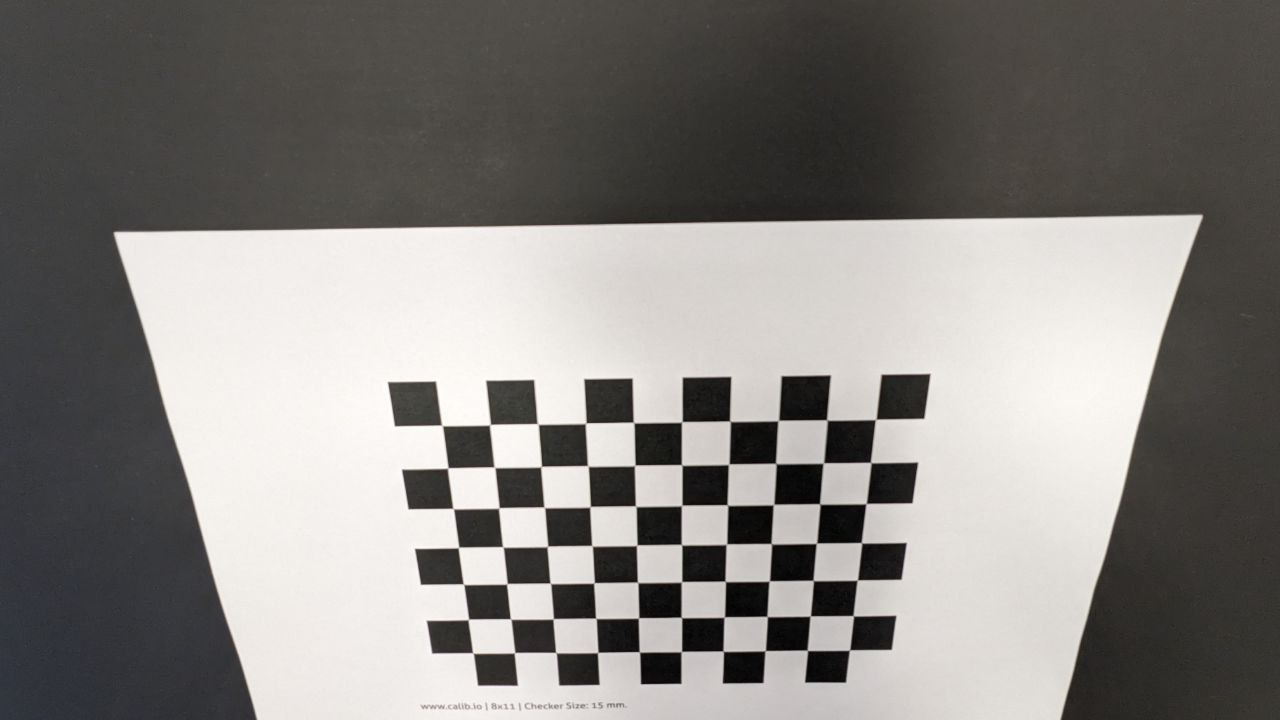
#> input picture exercises/media/checker/photo_10_2024-03-01_15-37-16.jpg, 1280 x 720 px; its folder holds only this picture in this run
$ jupyter execute --allow-errors ex5.ipynb   (shell and % lines are left out)
#> lines starting #> are read from the running program, lines starting #| are printed output that depends on the picture
### exercises/util_functions.py
"""
Utilty functions commonly used in exercises and quizzes.
"""
import cv2
import numpy as np
import itertools as it
import matplotlib.pyplot as plt


# Ex 1.7
# [18 lines left out: function point_line_distance, not called in this run]


# Ex 1.12
def Pi(ph):
    """
    Converts coordinates from homogeneous to inhomogeneous.

    Args:
        ph : (n+1)xm  np.array

    Returns:
        p : nxm np.array
    """
    p = ph[:-1] / ph[-1]  # divide by and remove last coordinate
    return p


# Ex 1.12
def PiInv(p):
    """
    Converts coordinates from inhomogeneous to homogeneous.

    Args:
        p : nxm np.array

    Returns:
        ph : (n+1)xm np.array
    """
    ph = np.vstack((p, np.ones(p.shape[1])))
    return ph


# [7 lines left out: function box3d, not called in this run]


def projection_matrix(K, R, t):
    """
    Create a projection matrix from camera parameters.

    Args:
        K : 3x3 np.array, intrinsic camera matrix
        R : 3x3 np.array, rotation matrix
        t : 3x1 np.array, translation matrix

    Returns:
        P : 3x4 np.array, projection matrix
    """
    if K.shape != (3, 3):
        raise ValueError("K must be a 3x3 matrix")
    if R.shape != (3, 3):
        raise ValueError("R must be a 3x3 matrix")
    if t.shape != (3, 1):
        raise ValueError("t must be a 3x1 matrix")

    P = K @ np.hstack((R, t))
    return P


# Ex 2.2
def project_points(K, R, t, Q, distCoeffs=[]):
    """
    Project 3D points in Q onto a 2D plane of a camera with distortion.

    Args:
        K : 3 x 3, intrinsic camera matrix
        R : 3 x 3, rotation matrix
        t: 3 x 1, translation matrix
        Q: 3 x n, 3D points matrix
        distCoeffs: [k3,k5,k7,...] distortion coefficients

    Returns:
        P : 2 x n, 2D points matrix
    """
    if Q.shape[0] != 3:
        raise ValueError("Q must be 3 x n")
    if K.shape != (3, 3):
        raise ValueError("K must be 3 x 3")
    if R.shape != (3, 3):
        raise ValueError("R must be 3 x 3")
    if t.shape != (3, 1):
        raise ValueError("t must be 3 x 1")

    Qh = PiInv(Q)  # 4 x n
    Rt = np.hstack((R, t))  # 3 x 4
    qh = Rt @ Qh  # 3 x n
    q = Pi(qh)  # 2 x n
    qd = distort(q, distCoeffs)  # 2 x n
    Ph = K @ PiInv(qd)  # 3 x n
    P = Pi(Ph)  # 2 x n
    return P


def camera_intrinsic(f, c, alpha=1, beta=0):
    """
    Create a camera intrinsic matrix

    Args:
        f : float, focal length
        c : 2D principal point (x,y)
        alpha : float, skew
        beta : float, aspect ratio

    Returns:
        K : 3x3 intrinsic camera matrix
    """
    K = np.array([[f, beta * f, c[0]], [0, alpha * f, c[1]], [0, 0, 1]])
    return K


# Ex 2.2
def distort(q, distCoeffs):
    """
    Apply distortion to a 2D point on the image plane

    Args:
        q : 2 x n, 2D points
        distCoeffs : list of distortion coefficients

    Returns:
        qd : 2 x n, distorted 2D points
    """
    r = np.sqrt((q[0]) ** 2 + (q[1]) ** 2)
    correction = 1
    for i in range(len(distCoeffs)):
        exp = 2 * (i + 1)
        correction += distCoeffs[i] * r**exp
    qd = q * correction
    return qd


# Ex 2.7
# [215 lines left out: functions normalize2d, hest, R, CrossOp, essential_matrix, fundamental_matrix and 1 more, not called in this run]


# Ex 3.11
def triangulate(q_list, P_list):
    """
    Triangulate a single 3D point seen by n cameras.

    Args:
        q_list : nx2x1 list of 2x1 pixel points
        P_list : nx3x4, list of 3x4 camera projection matrices

    Returns:
        Q : 3x1 vector, 3D point
    """
    B = []  # 2n x 4 matrix
    for i in range(len(P_list)):
        qi = q_list[i]
        P_i = P_list[i]
        B.append(P_i[2] * qi[0] - P_i[0])
        B.append(P_i[2] * qi[1] - P_i[1])
    B = np.array(B)
    U, S, Vt = np.linalg.svd(B)
    Q = Vt[-1, :-1] / Vt[-1, -1]
    Q = Q.reshape(3, 1)
    return Q


# Ex 4.2
# [14 lines left out: function compute_rmse, not called in this run]


# Ex 4.3
def checkerboard_points(n, m):
    """
    Generate 3D points of a checkerboard with n x m squares.

    Returns:
        points : 3 x (n*m) array of 3D points
    """
    points = np.array(
        [
            (
                i - (n - 1) / 2,
                j - (m - 1) / 2,
                0,
            )
            for i in range(n)
            for j in range(m)
        ],
    ).T
    return points


# Ex 4.5
# [275 lines left out: functions estimate_homographies, form_vi, estimate_b, estimate_intrinsics, estimate_extrinsics, calibrate_camera and 5 more, not called in this run]

### exercises/ex5.ipynb
# Exercise 5

[cell 1]
import cv2
import os
import numpy as np
from util_functions import (
    Pi,
    PiInv,
    camera_intrinsic,
    projection_matrix,
    project_points,
    triangulate,
    checkerboard_points,
    calibrate_camera,
)
from matplotlib import pyplot as plt

[cell 2]
# Ex 5.1
K = camera_intrinsic(700, (600, 400))
t1 = np.array([[0, 0, 1]]).T
t2 = np.array([[0, 0, 20]]).T
P1 = projection_matrix(K, np.eye(3), t1)
P2 = projection_matrix(K, np.eye(3), t2)
print(f"P1:\n{P1}")
print(f"P2:\n{P2}")

[cell 3]
Q = np.array([[1, 1, 0]]).T
q1 = Pi(P1 @ PiInv(Q))
q2 = Pi(P2 @ PiInv(Q))
print(f"q1:\n{q1}")
print(f"q2:\n{q2}")

[cell 4]
# Same results using project_points().
q1 = project_points(K, np.eye(3), t1, Q)
q2 = project_points(K, np.eye(3), t2, Q)
print(f"q1:\n{q1}")
print(f"q2:\n{q2}")

[cell 5]
# Ex 5.2
# Add errors to projections to simulate noise
q1_til = q1 + np.array([[1, -1]]).T
q2_til = q2 + np.array([[1, -1]]).T

Q_til = triangulate([q1_til, q2_til], [P1, P2])
print(f"Q_til:\n{Q_til}")  # close to Q

# Find error between Q and Q_til
error = np.sqrt(np.sum((Q - Q_til) ** 2))
print(f"Error: {error}")

[cell 6]
# Ex 5.3
# Triangulation using non-linear optimization


def triangulate_nonlin(q_list, P_list):
    """
    Nonlienar triangulation of a single 3D point seen by n cameras.

    Args:
        q_list : nx2x1 list of 2x1 pixel points
        P_list : nx3x4, list of 3x4 camera projection matrices

    Returns:
        Q : 3x1 vector, 3D point
    """

    def compute_residuals(Q):
        """
        Helper function.

        Args:
            Q : 3-vector, 3D point (parameters to optimize)

        Returns:
            residuals : 2n-vector, residuals
                        (numbers to minimize sum of squares)
        """
        Q = Q.reshape(-1, 1)
        Qh = PiInv(Q)
        residuals = np.zeros(2 * len(q_list))
        # Compute difference in projection
        for i, q in enumerate(q_list):
            projected_2D = Pi(P_list[i] @ Qh)
            res = (q - projected_2D).reshape(
                -1
            )  # least_squares() expects 1D array
            residuals[2 * i : 2 * (i + 1)] = res
        return residuals

    # Initial guess
    x0 = triangulate(q_list, P_list)  # 3x1
    x0 = x0.reshape(-1)  # least_squares() expects 1D array

    # Least squares optimization
    from scipy.optimize import least_squares

    result = least_squares(compute_residuals, x0)
    return result.x

[cell 7]
# Ex 5.4
# using triangulate_nonlin()
Q_til_nonlin = triangulate_nonlin([q1_til, q2_til], [P1, P2])
Q_til_nonlin = Q_til_nonlin.reshape(-1, 1)
print(f"Q_til_nonlin:\n{Q_til_nonlin}")  # close to Q

# Compute error
error_nonlin = np.sqrt(np.sum((Q - Q_til_nonlin) ** 2))
print(f"Error non-linear: {error_nonlin}")

[cell 8]
# Ex 5.6
# Load images
folder_path = "media/checker"
images = []
img_names = []

# Iterate over all files in the folder
for filename in os.listdir(folder_path):
    # Check if the file is an image
    if filename.endswith(".jpg") or filename.endswith(".png"):
        # Read the image and append it to the list
        image_path = os.path.join(folder_path, filename)
        image = cv2.imread(image_path)
#> image is the input picture: shape (720, 1280, 3); mean B, G, R 127.4, 130.5, 133.3
        # Check correct landscape orientation for my phone
        if image.shape != (720, 1280, 3):
            print(f"Image {filename} has wrong shape: {image.shape}")
        images.append(image)
        img_names.append(filename)

# Print the list of images
print(f"{len(images)} images have been loaded.")
#| 1 images have been loaded.

[cell 9]
# Ex 5.7
# Check quality of images

# Test findChessboardCorners() on an 'easy' image
top_view_path = "media/checker/top.jpg"
top_view = cv2.imread(top_view_path)
#> (the rest of this cell did not finish here and is left out)

[cell 10]
# Run findChessboardCorners() on all images
passed_idx = []
for i, im in enumerate(images):
    im_small = cv2.resize(im, None, fx=0.25, fy=0.25)
    out = cv2.findChessboardCorners(im_small, (7, 10))

    if out != (False, None):
        passed_idx.append(i)
    else:
        print(f"Failed to find corners in {img_names[i]}")
        continue
    # Draw the corners
    im_corners = im_small.copy()
    cv2.drawChessboardCorners(im_corners, (7, 10), out[1], out[0])

    # cv2.imshow() crashes in Jupyter
    %matplotlib inline
    plt.figure()
    plt.title(img_names[i])
    plt.imshow(cv2.cvtColor(im_corners, cv2.COLOR_BGR2RGB))
#> this loop made 1 pass
#> pass 1, `im_small = cv2.resize(im, None, fx=0.25, fy=0.25)`:
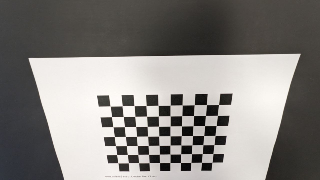
#> im_small: shape (180, 320, 3); mean B, G, R 127.5, 130.6, 133.4
#> after the loop:
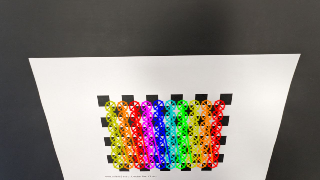
#> im_corners: shape (180, 320, 3); mean B, G, R 123.3, 129.5, 136.3
#> after the loop, passed_idx = [0]

[cell 11]
# Ex 5.8
# Calibrate camera using the images with found corners
checker_size = 15  # mm
Q_omega = checkerboard_points(7, 10)  # corner points in 3D
Q_omega = Q_omega * checker_size / 1000  # 15mm between corners
print(f"Q_omega:\n{Q_omega}")
#| Q_omega:
#| [[-0.045  -0.045  -0.045  -0.045  -0.045  -0.045  -0.045  -0.045  -0.045
#|   -0.045  -0.03   -0.03   -0.03   -0.03   -0.03   -0.03   -0.03   -0.03
#|   -0.03   -0.03   -0.015  -0.015  -0.015  -0.015  -0.015  -0.015  -0.015
#|   -0.015  -0.015  -0.015   0.      0.      0.      0.      0.      0.
#|    0.      0.      0.      0.      0.015   0.015   0.015   0.015   0.015
#> (further printed lines are left out)

[cell 12]
# Check order of points from checkerboard_points(n, m) matches with the
# order that they are returned by cv2.findChessboardCorners

# Test findChessboardCorners() on an 'easy' image
top_view_path = "media/checker/top.jpg"
top_view = cv2.imread(top_view_path)
#> (the rest of this cell did not finish here and is left out)

[cell 13]
# Calibrate camera
qs = []  # stores corner points from each image
for i in passed_idx:
    passed_im = images[i]
    im_small = cv2.resize(passed_im, None, fx=0.25, fy=0.25)
    out = cv2.findChessboardCorners(im_small, (7, 10))
    # out[1]: 70x1x2 array of pixel points
    q = out[1].squeeze().T  # (2,70)
    qs.append(q)
#> after the loop, qs = 1 item
qs = np.array(qs)  # (n, 2, 70)

#> (the rest of this cell did not finish here and is left out)

[cell 14]
# Ex 5.9

$ run again, on exercises/media/checker/photo_14_2024-03-01_15-37-16.jpg
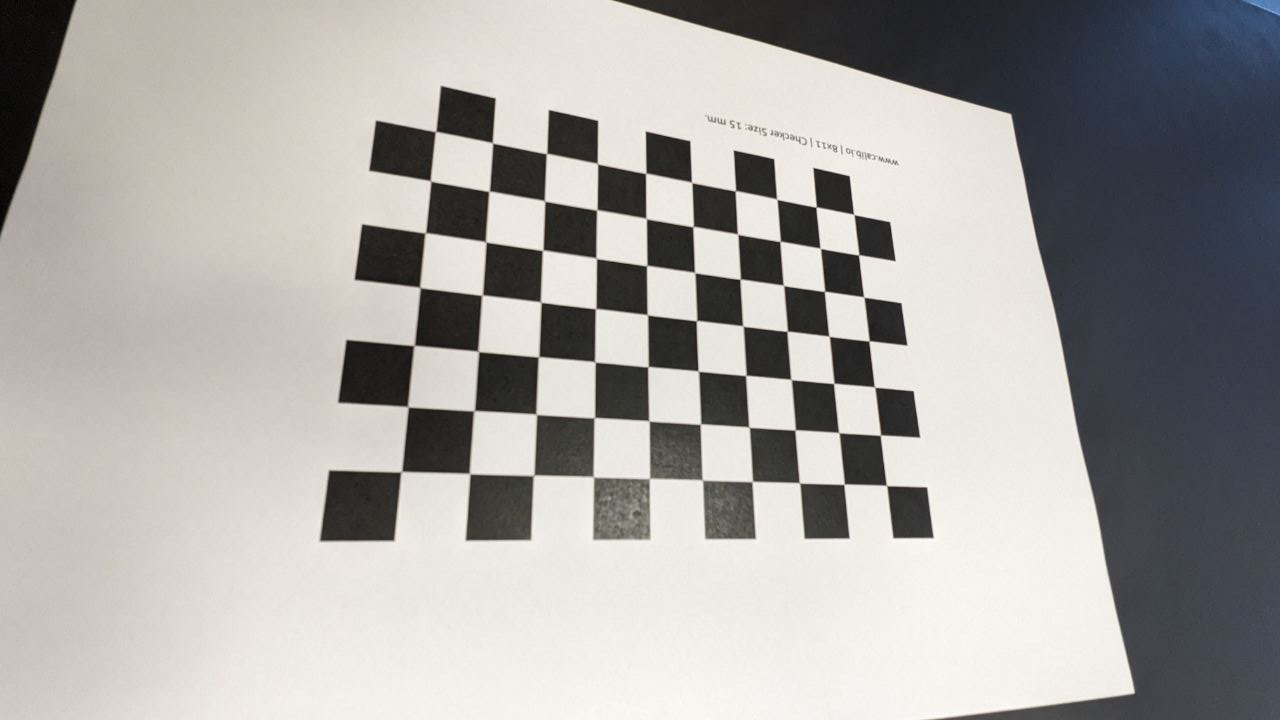
#> input picture exercises/media/checker/photo_14_2024-03-01_15-37-16.jpg, 1280 x 720 px
#> image is the input picture: shape (720, 1280, 3); mean B, G, R 162.9, 165.2, 167.7
#| 1 images have been loaded.
#> the loop `for i, im in enumerate(images):` made 1 pass
#> pass 1, `im_small = cv2.resize(im, None, fx=0.25, fy=0.25)`:
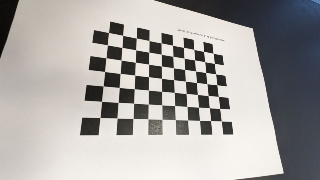
#> im_small: shape (180, 320, 3); mean B, G, R 163.1, 165.3, 167.9
#> after the loop `for i, im in enumerate(images):`:
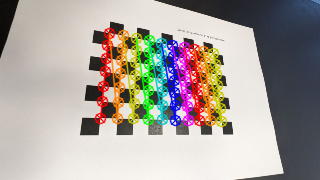
#> im_corners: shape (180, 320, 3); mean B, G, R 157.1, 162.8, 169.8
#> after the loop `for i, im in enumerate(images):`: passed_idx = [0]
#| Q_omega:
#| [[-0.045  -0.045  -0.045  -0.045  -0.045  -0.045  -0.045  -0.045  -0.045
#|   -0.045  -0.03   -0.03   -0.03   -0.03   -0.03   -0.03   -0.03   -0.03
#|   -0.03   -0.03   -0.015  -0.015  -0.015  -0.015  -0.015  -0.015  -0.015
#|   -0.015  -0.015  -0.015   0.      0.      0.      0.      0.      0.
#|    0.      0.      0.      0.      0.015   0.015   0.015   0.015   0.015
#> (further printed lines are left out)
#> the loop `for i in passed_idx:` made 1 pass
#> after the loop `for i in passed_idx:`: qs = 1 item

$ run again, on exercises/media/checker/photo_15_2024-03-01_15-37-16.jpg
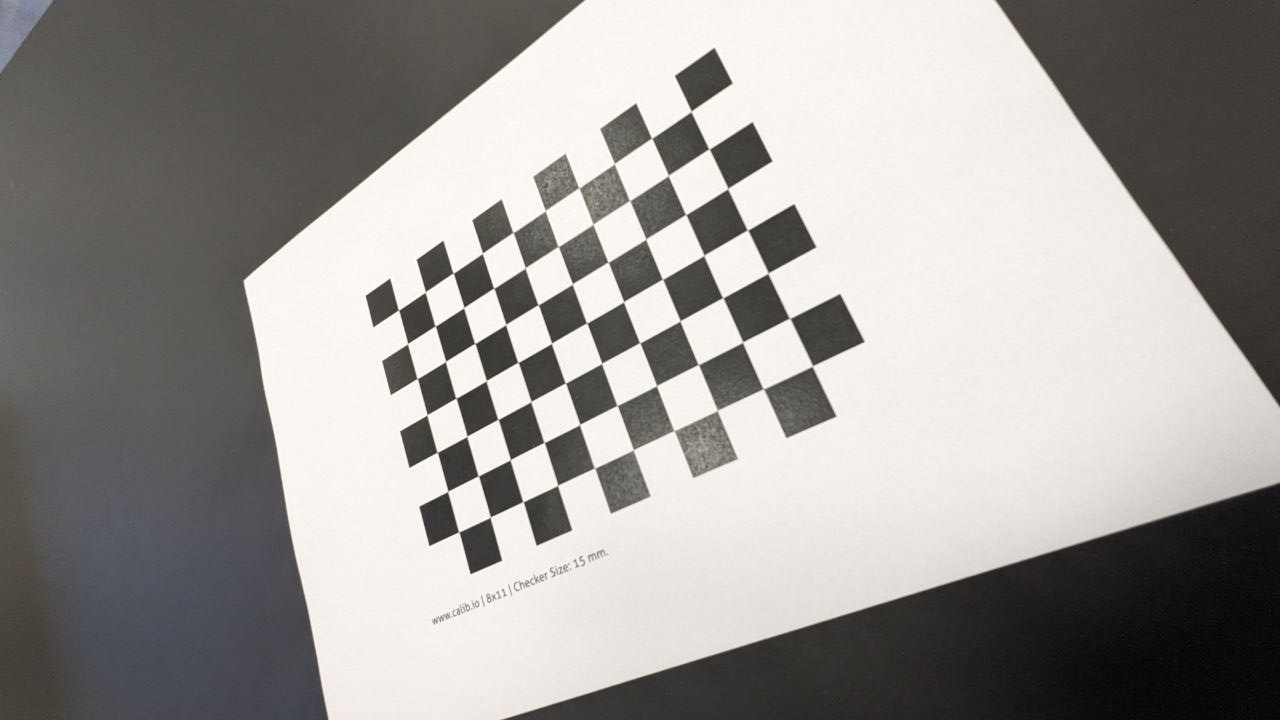
#> input picture exercises/media/checker/photo_15_2024-03-01_15-37-16.jpg, 1280 x 720 px
#> image is the input picture: shape (720, 1280, 3); mean B, G, R 150, 153.3, 155.8
#| 1 images have been loaded.
#> the loop `for i, im in enumerate(images):` made 1 pass
#> pass 1, `im_small = cv2.resize(im, None, fx=0.25, fy=0.25)`:
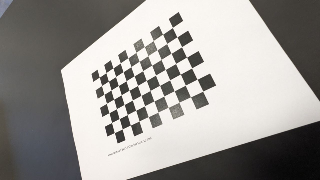
#> im_small: shape (180, 320, 3); mean B, G, R 150.1, 153.5, 155.9
#> after the loop `for i, im in enumerate(images):`:
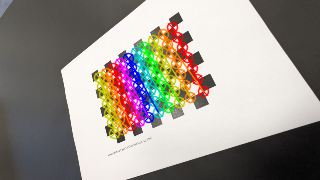
#> im_corners: shape (180, 320, 3); mean B, G, R 143, 149.6, 155.9
#> after the loop `for i, im in enumerate(images):`: passed_idx = [0]
#| Q_omega:
#| [[-0.045  -0.045  -0.045  -0.045  -0.045  -0.045  -0.045  -0.045  -0.045
#|   -0.045  -0.03   -0.03   -0.03   -0.03   -0.03   -0.03   -0.03   -0.03
#|   -0.03   -0.03   -0.015  -0.015  -0.015  -0.015  -0.015  -0.015  -0.015
#|   -0.015  -0.015  -0.015   0.      0.      0.      0.      0.      0.
#|    0.      0.      0.      0.      0.015   0.015   0.015   0.015   0.015
#> (further printed lines are left out)
#> the loop `for i in passed_idx:` made 1 pass
#> after the loop `for i in passed_idx:`: qs = 1 item

$ run again, on exercises/media/checker/photo_16_2024-03-01_15-37-16.jpg
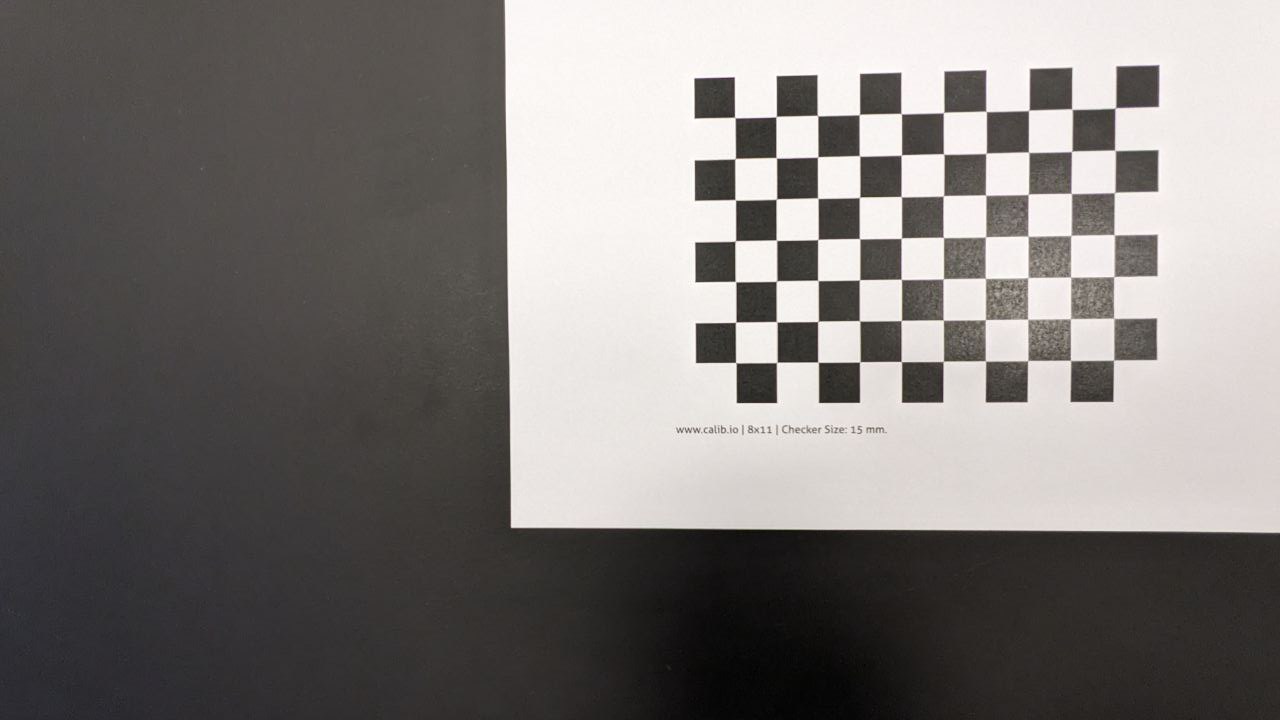
#> input picture exercises/media/checker/photo_16_2024-03-01_15-37-16.jpg, 1280 x 720 px
#> image is the input picture: shape (720, 1280, 3); mean B, G, R 120.4, 122.4, 126.4
#| 1 images have been loaded.
#> the loop `for i, im in enumerate(images):` made 1 pass
#> pass 1, `im_small = cv2.resize(im, None, fx=0.25, fy=0.25)`:
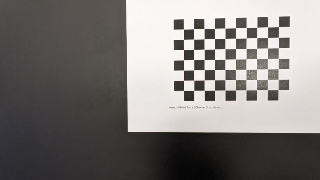
#> im_small: shape (180, 320, 3); mean B, G, R 120.5, 122.6, 126.5
#> after the loop `for i, im in enumerate(images):`:
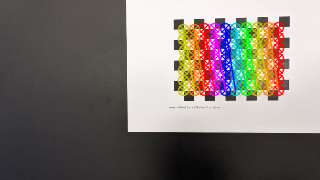
#> im_corners: shape (180, 320, 3); mean B, G, R 113.3, 118.6, 126.4
#> after the loop `for i, im in enumerate(images):`: passed_idx = [0]
#| Q_omega:
#| [[-0.045  -0.045  -0.045  -0.045  -0.045  -0.045  -0.045  -0.045  -0.045
#|   -0.045  -0.03   -0.03   -0.03   -0.03   -0.03   -0.03   -0.03   -0.03
#|   -0.03   -0.03   -0.015  -0.015  -0.015  -0.015  -0.015  -0.015  -0.015
#|   -0.015  -0.015  -0.015   0.      0.      0.      0.      0.      0.
#|    0.      0.      0.      0.      0.015   0.015   0.015   0.015   0.015
#> (further printed lines are left out)
#> the loop `for i in passed_idx:` made 1 pass
#> after the loop `for i in passed_idx:`: qs = 1 item
